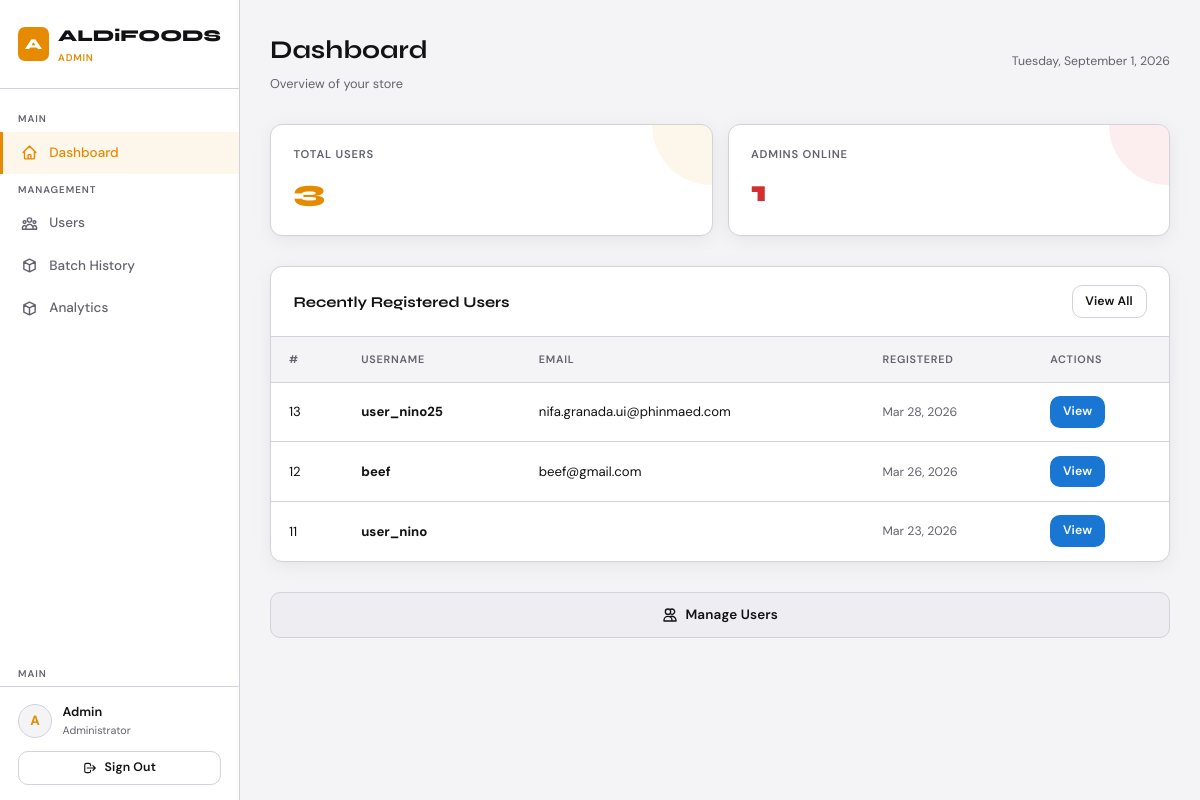
Page /dashboard.php (signed in) on the earlier database version.
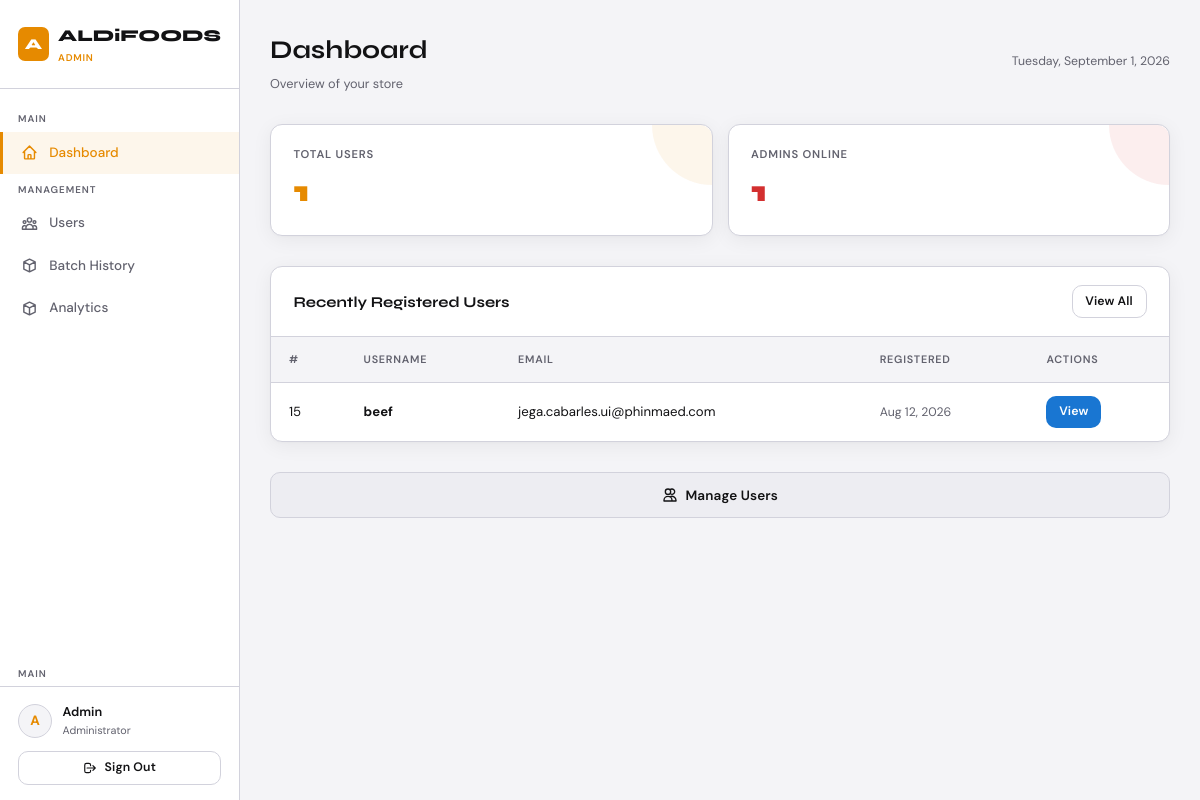
Same page on the later database version.
### tables this page shows
CREATE TABLE `users` (
  `id` int(11) NOT NULL,
  `username` varchar(100) NOT NULL,
  `email` varchar(255) NOT NULL,
  `password_hash` varchar(255) NOT NULL,
  `full_name` text DEFAULT NULL,
  `phone` text DEFAULT NULL,
  `address` text DEFAULT NULL,
  `otp_code` varchar(10) DEFAULT NULL,
  `otp_expires_at` datetime DEFAULT NULL,
  `created_at` timestamp NOT NULL DEFAULT current_timestamp(),
  `updated_at` timestamp NOT NULL DEFAULT current_timestamp() ON UPDATE current_timestamp()
);

### db.php (called while the page is built, shortened)
<?php
function decryptData($data) {
    $decoded = base64_decode($data, true);
    if ($decoded === false) return $data;
    $parts = explode('::', $decoded, 2);
    [$iv, $encrypted] = $parts;
    return openssl_decrypt($encrypted, 'AES-256-CBC', ENCRYPTION_KEY, 0, $iv);
}

### dashboard.php (the view, shortened to what this page needs)
<?php
require_once '../includes/db.php';
$db = getDB();
$userCount    = $db->query('SELECT COUNT(*) AS c FROM users')->fetch_assoc()['c'];
$recentUsers  = $db->query('SELECT id, username, email, created_at FROM users ORDER BY created_at DESC LIMIT 5');
?>
<!DOCTYPE html>
<html lang="en">
<head>
    <link rel="stylesheet" href="../assets/css/style.css">
</head>
<body>
<div class="layout">
<?php include '_sidebar.php'; ?>
<div class="main-content">
    <div class="page-header">
        <div>
            <h1>Dashboard</h1>
            <div class="breadcrumb">Overview of your store</div>
        </div>
        <div style="font-size:.82rem; color:var(--muted)"><?= date('l, F j, Y') ?></div>
    </div>
    <div class="stats-grid">
        <div class="stat-card amber">
            <div class="stat-label">Total Users</div>
            <div class="stat-value"><?= number_format($userCount) ?></div>
        </div>
        <div class="stat-card red">
            <div class="stat-label">Admins Online</div>
            <div class="stat-value">1</div>
        </div>
    </div>
    <div class="table-card">
        <div class="table-card-header">
            <h3>Recently Registered Users</h3>
            <a href="users.php" class="btn btn-outline btn-sm">View All</a>
        </div>
        <table class="data-table">
            <thead>
                <tr>
                    <th>#</th>
                    <th>Username</th>
                    <th>Email</th>
                    <th>Registered</th>
                    <th>Actions</th>
                </tr>
            </thead>
            <tbody>
            <?php if ($recentUsers->num_rows === 0): ?>
                <tr><td colspan="5"><div class="empty-state"><p>No users registered yet.</p></div></td></tr>
            <?php else: ?>
            <?php while ($u = $recentUsers->fetch_assoc()): ?>
                <tr>
                    <td><?= $u['id'] ?></td>
                    <td><strong><?= htmlspecialchars($u['username']) ?></strong></td>
                    <td><?= htmlspecialchars(decryptData($u['email'])) ?></td>
                    <td><span class="text-muted text-sm"><?= date('M j, Y', strtotime($u['created_at'])) ?></span></td>
                    <td>
                        <a href="users.php?view=<?= $u['id'] ?>" class="btn btn-info btn-sm">View</a>
                    </td>
                </tr>
            <?php endwhile; ?>
            <?php endif; ?>
            </tbody>
        </table>
    </div>
    <div class="flex gap-2" style="flex-wrap:wrap">
        <a href="users.php" class="btn btn-secondary" style="flex:1;min-width:200px;justify-content:center">
            <svg xmlns="http://www.w3.org/2000/svg" width="16" height="16" fill="none" viewBox="0 0 24 24" stroke="currentColor"><path stroke-linecap="round" stroke-linejoin="round" stroke-width="2" d="M12 4.354a4 4 0 110 5.292M15 21H3v-1a6 6 0 0112 0v1zm0 0h6v-1a6 6 0 00-9-5.197M13 7a4 4 0 11-8 0 4 4 0 018 0z"/></svg>
            Manage Users
        </a>
    </div>
</div>
</div>
</body>
</html>

### _sidebar.php (shortened to what this page needs)
<?php
$currentPage = basename($_SERVER['PHP_SELF']);
?>
<div class="sidebar">
    <div class="sidebar-logo">
        <div class="logo-mark">A</div>
        <div>
            <div class="logo-text">ALDiFOODS</div>
            <span class="logo-role">Admin </span>
        </div>
    </div>
    <nav>
        <div class="nav-section">Main</div>
        <a href="dashboard.php" class="nav-link <?= $currentPage === 'dashboard.php' ? 'active' : '' ?>">
            <svg xmlns="http://www.w3.org/2000/svg" fill="none" viewBox="0 0 24 24" stroke="currentColor"><path stroke-linecap="round" stroke-linejoin="round" stroke-width="2" d="M3 12l2-2m0 0l7-7 7 7M5 10v10a1 1 0 001 1h3m10-11l2 2m-2-2v10a1 1 0 01-1 1h-3m-6 0a1 1 0 001-1v-4a1 1 0 011-1h2a1 1 0 011 1v4a1 1 0 001 1m-6 0h6"/></svg>
            Dashboard
        </a>
        <div class="nav-section">Management</div>
        <a href="users.php" class="nav-link <?= $currentPage === 'users.php' ? 'active' : '' ?>">
            Users
        </a>
        <a href="batch_history.php" class="nav-link <?= $currentPage === 'batch_history.php' ? 'active' : '' ?>">
            <svg xmlns="http://www.w3.org/2000/svg" fill="none" viewBox="0 0 24 24" stroke="currentColor"><path stroke-linecap="round" stroke-linejoin="round" stroke-width="2" d="M20 7l-8-4-8 4m16 0l-8 4m8-4v10l-8 4m0-10L4 7m8 4v10M4 7v10l8 4"/></svg>
            Batch History
        </a>
        <a href="analytics.php" class="nav-link <?= $currentPage === 'analytics.php' ? 'active' : '' ?>">
            <svg xmlns="http://www.w3.org/2000/svg" fill="none" viewBox="0 0 24 24" stroke="currentColor"><path stroke-linecap="round" stroke-linejoin="round" stroke-width="2" d="M20 7l-8-4-8 4m16 0l-8 4m8-4v10l-8 4m0-10L4 7m8 4v10M4 7v10l8 4"/></svg>
            Analytics
        </a>
    </nav>
    <div class="nav-section">Main</div>
    <div class="sidebar-footer">
        <div class="sidebar-user">
            <div class="sidebar-avatar"><?= strtoupper(substr($_SESSION['admin_name'] ?? 'A', 0, 1)) ?></div>
            <div>
                <div class="sidebar-username"><?= htmlspecialchars($_SESSION['admin_name'] ?? 'Admin') ?></div>
                <div class="sidebar-role">Administrator</div>
            </div>
        </div>
        <a href="logout.php" class="btn btn-outline btn-sm w-full" style="justify-content:center">
            <svg xmlns="http://www.w3.org/2000/svg" width="14" height="14" fill="none" viewBox="0 0 24 24" stroke="currentColor"><path stroke-linecap="round" stroke-linejoin="round" stroke-width="2" d="M17 16l4-4m0 0l-4-4m4 4H7m6 4v1a3 3 0 01-3 3H6a3 3 0 01-3-3V7a3 3 0 013-3h4a3 3 0 013 3v1"/></svg>
            Sign Out
        </a>
    </div>
</div>

Differences in the rows shown:
removed users: id "13", username "user_nino25", email "nifa.granada.ui@phinmaed.com", created_at "Mar 28, 2026"
removed users: id "12", username "beef", email "beef@gmail.com", created_at "Mar 26, 2026"
removed users: id "11", username "user_nino", created_at "Mar 23, 2026"
added users: id "15", username "beef", email "jega.cabarles.ui@phinmaed.com", created_at "Aug 12, 2026"
Other differences:
$userCount: "3" → "1"
